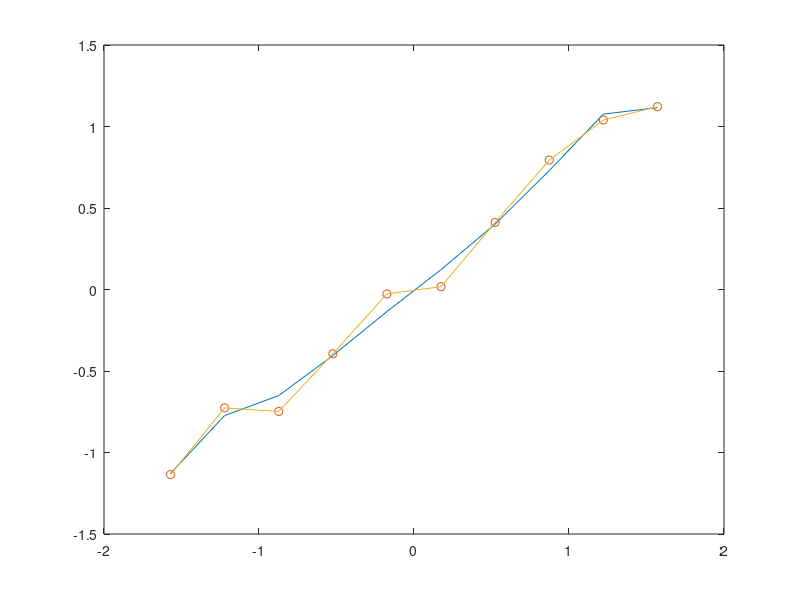

Recreate this plot in MATLAB.
format long
X=linspace(-pi/2,pi/2,10);
X=X';
y=sin(X);
R=normrnd(0,0.1,10,1);
Y=y+R;
W=zeros(9,1);
lam=exp(-18);
k=0;
A=zeros(10,9);
    for i = 1:(9)
    A(:,i)=X.^(i-1);
    end
while true
W = W - 0.0005*(A'*A*W-A'*Y+lam*eye(9)*W);
k=k+1;
y2=A*W;
error=0.5*sum((y2-Y).^2)+0.5*lam*(W'*W);
if error<0.02
break;
end
end
plot(X,y2);
hold on;
plot(X,Y,'o');
hold on;
plot(X,Y);
